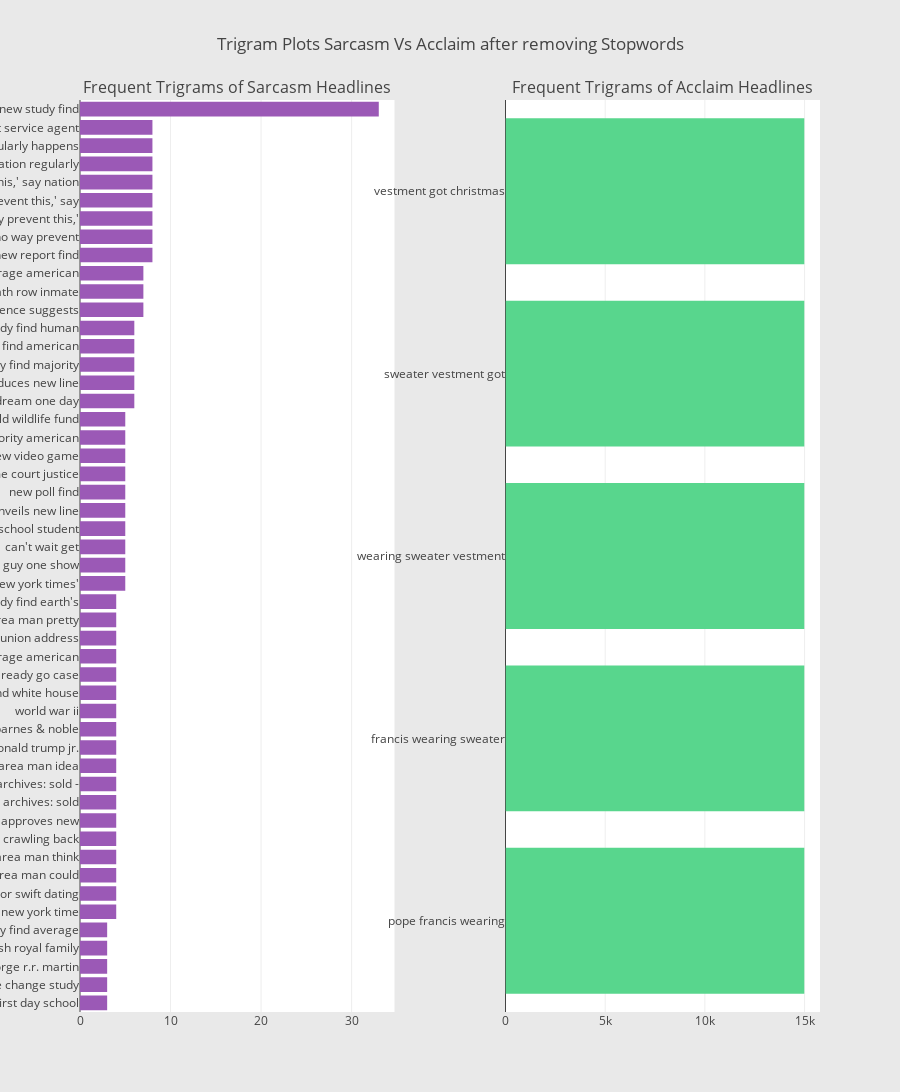

Notebook cell for this chart:
### Code cell
#Plotting the Trigram plot
from collections import defaultdict
freq_dict = defaultdict(int)
for sent in sar_wost_lem_df["sarcasm"]:
    for word in generate_ngrams(sent,3):
        freq_dict[word] += 1
fd_sorted = pd.DataFrame(sorted(freq_dict.items(), key=lambda x: x[1])[::-1])
fd_sorted.columns = ["word", "wordcount"]
sar_2 = horizontal_bar_chart(fd_sorted.head(50), '#9B59B6')


freq_dict = defaultdict(int)
for sent in acc_wost_lem_df["acclaim"]:
    for word in generate_ngrams(sent,3):
        freq_dict[word] += 1
fd_sorted = pd.DataFrame(sorted(freq_dict.items(), key=lambda x: x[1])[::-1])
fd_sorted.columns = ["word", "wordcount"]
acc_2 = horizontal_bar_chart(fd_sorted.head(50), '#58D68D')

# Creating two subplots
fig = tools.make_subplots(rows=1, cols=2, vertical_spacing=0.04,horizontal_spacing=0.15,
                          subplot_titles=["Frequent Trigrams of Sarcasm Headlines", 
                                          "Frequent Trigrams of Acclaim Headlines"])
fig.append_trace(sar_2, 1, 1)
fig.append_trace(acc_2, 1, 2)
fig['layout'].update(height=1200, width=900, paper_bgcolor='rgb(233,233,233)', title="Trigram Plots Sarcasm Vs Acclaim after removing Stopwords")
iplot(fig, filename='word-plots')

### Figure 1 — Plotly figure (JSON) as saved in the notebook; plotly's stock layout.template omitted (floating-point values rounded to 4 significant figures)
{"data": [{"marker": {"color": "#9B59B6"}, "orientation": "h", "showlegend": false, "type": "bar", "uid": "d26c2a63-1a09-4c83-b651-886845860285", "x": [3, 3, 3, 3, 3, 4, 4, 4, 4, 4, 4, 4, 4, 4, 4, 4, 4, 4, 4, 4, 4, 4, 4, 5, 5, 5, 5, 5, 5, 5, 5, 5, 5, 6, 6, 6, 6, 6, 7, 7, 7, 8, 8, 8, 8, 8, 8, 8, 8, 33], "xaxis": "x", "y": ["first day school", "climate change study", "george r.r. martin", "british royal family", "study find average", "new york time", "taylor swift dating", "area man could", "area man think", "come crawling back", "fda approves new", "historical archives: sold", "archives: sold -", "area man idea", "donald trump jr.", "barnes & noble", "world war ii", "around white house", "ready go case", "find average american", "state union address", "area man pretty", "study find earth's", "'new york times'", "guy one show", "can't wait get", "high school student", "unveils new line", "new poll find", "supreme court justice", "new video game", "report: majority american", "world wildlife fund", "dream one day", "introduces new line", "study find majority", "study find american", "study find human", "new evidence suggests", "death row inmate", "report: average american", "new report find", "'no way prevent", "way prevent this,'", "prevent this,' say", "this,' say nation", "say nation regularly", "nation regularly happens", "secret service agent", "new study find"], "yaxis": "y"}, {"marker": {"color": "#58D68D"}, "orientation": "h", "showlegend": false, "type": "bar", "uid": "49dea307-687f-4858-93cd-b45771e9e495", "x": [14985, 14985, 14985, 14985, 14985], "xaxis": "x2", "y": ["pope francis wearing", "francis wearing sweater", "wearing sweater vestment", "sweater vestment got", "vestment got christmas"], "yaxis": "y2"}], "layout": {"annotations": [{"font": {"size": 16}, "showarrow": false, "text": "Frequent Trigrams of Sarcasm Headlines", "x": 0.2125, "xanchor": "center", "xref": "paper", "y": 1, "yanchor": "bottom", "yref": "paper"}, {"font": {"size": 16}, "showarrow": false, "text": "Frequent Trigrams of Acclaim Headlines", "x": 0.7875, "xanchor": "center", "xref": "paper", "y": 1, "yanchor": "bottom", "yref": "paper"}], "height": 1200, "paper_bgcolor": "rgb(233,233,233)", "title": {"text": "Trigram Plots Sarcasm Vs Acclaim after removing Stopwords"}, "width": 900, "xaxis": {"anchor": "y", "domain": [0, 0.425]}, "xaxis2": {"anchor": "y2", "domain": [0.575, 1]}, "yaxis": {"anchor": "x", "domain": [0, 1]}, "yaxis2": {"anchor": "x2", "domain": [0, 1]}}}
